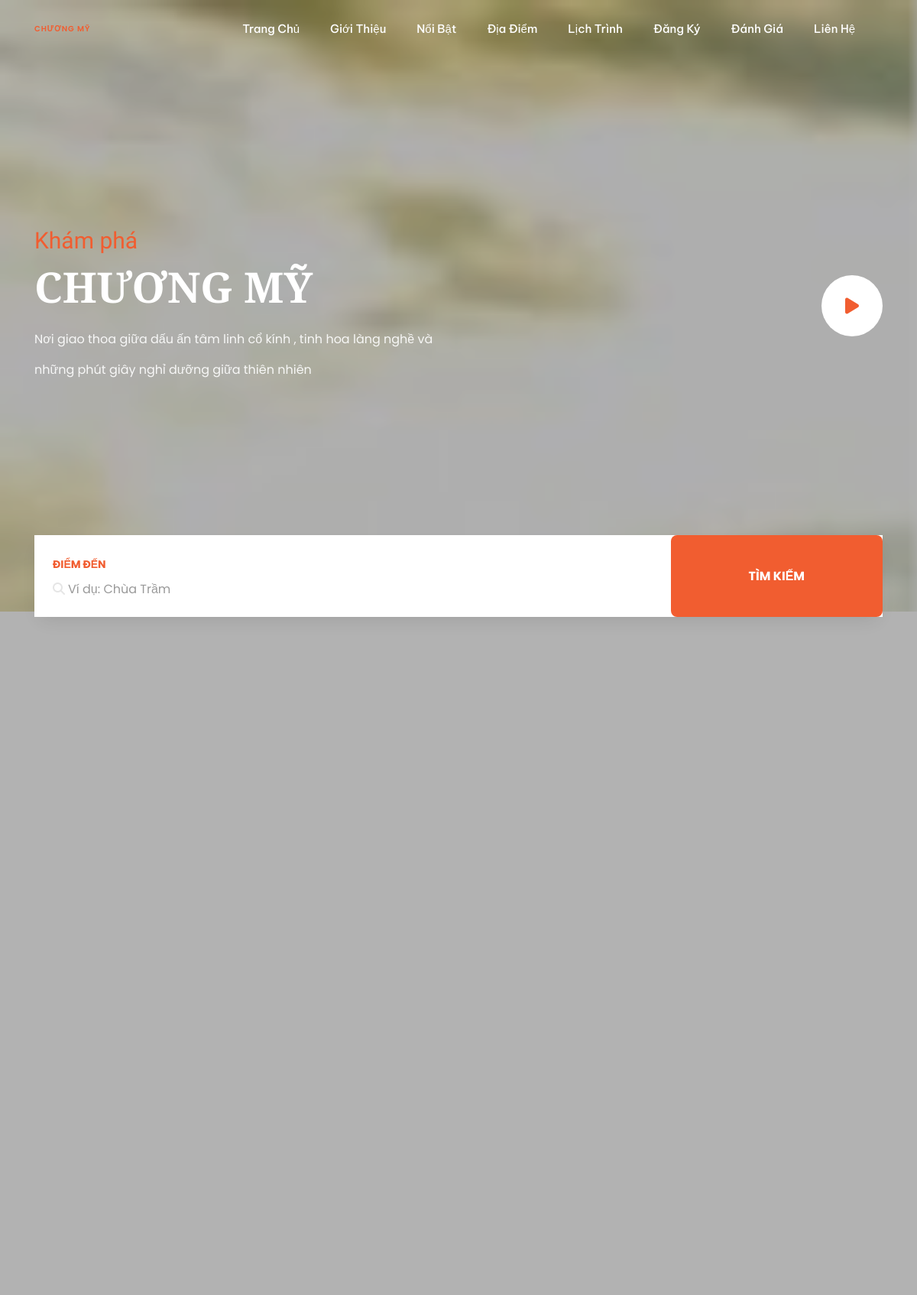
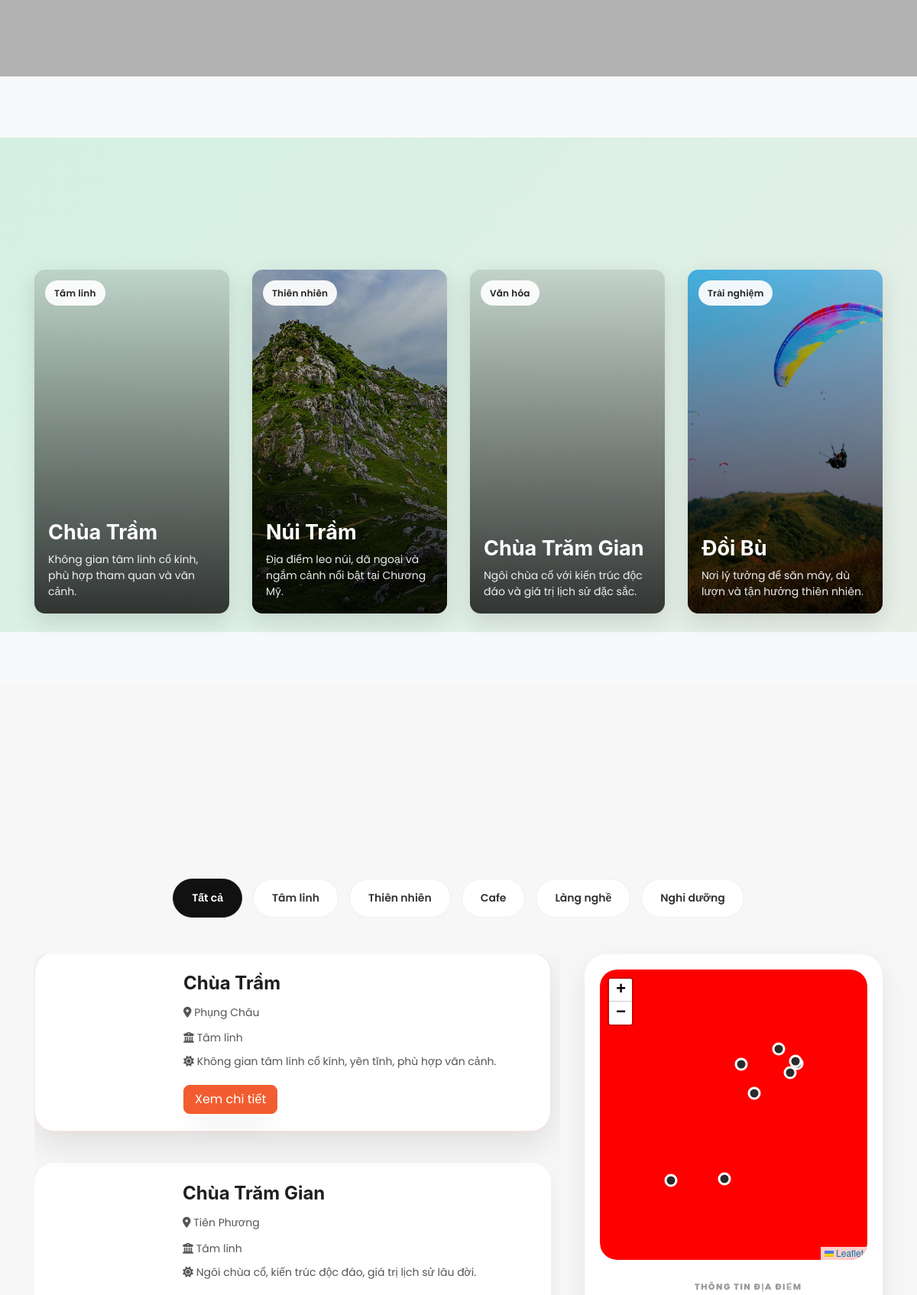
The page / (upper part) on the database its author committed (2 pictures, top to bottom).
### tables this page shows
CREATE TABLE `locations` (
  `id` int(11) NOT NULL,
  `name` varchar(255) NOT NULL,
  `slug` varchar(255) DEFAULT NULL,
  `category` varchar(100) NOT NULL,
  `location_name` varchar(255) DEFAULT NULL,
  `short_desc` text DEFAULT NULL,
  `full_desc` longtext DEFAULT NULL,
  `image` varchar(255) DEFAULT NULL,
  `image_2` varchar(255) DEFAULT NULL,
  `image_3` varchar(255) DEFAULT NULL,
  `latitude` varchar(50) DEFAULT NULL,
  `longitude` varchar(50) DEFAULT NULL,
  `is_featured` tinyint(1) DEFAULT 0,
  `is_active` tinyint(1) DEFAULT 1,
  `sort_order` int(11) DEFAULT 0,
  `created_at` timestamp NOT NULL DEFAULT current_timestamp(),
  `image_4` varchar(255) DEFAULT NULL,
  `image_5` varchar(255) DEFAULT NULL,
  `video_url` varchar(255) DEFAULT NULL,
  `opening_hours` varchar(100) DEFAULT NULL,
  `ticket_price` varchar(100) DEFAULT NULL,
  `note` text DEFAULT NULL,
  `map_top` varchar(20) DEFAULT NULL,
  `map_left` varchar(20) DEFAULT NULL,
  `detail_title` varchar(255) DEFAULT NULL,
  `visit_tips` text DEFAULT NULL,
  `video` varchar(255) DEFAULT NULL
);

### index.php (the view, shortened to what this page needs)
  <?php include 'includes/db.php'; ?>
  <!DOCTYPE html>
<html lang="en">
<head>
	<link rel="stylesheet" href="https://stackpath.bootstrapcdn.com/font-awesome/4.7.0/css/font-awesome.min.css">
	<link rel="stylesheet" href="css/animate.css">
	<link rel="stylesheet" href="css/owl.carousel.min.css">
	<link rel="stylesheet" href="css/owl.theme.default.min.css">
	<link rel="stylesheet" href="css/magnific-popup.css">
	<link rel="stylesheet" href="css/bootstrap-datepicker.css">
	<link rel="stylesheet" href="css/jquery.timepicker.css">
	<link rel="stylesheet" href="https://cdnjs.cloudflare.com/ajax/libs/font-awesome/6.5.2/css/all.min.css">
	<link rel="stylesheet" href="css/flaticon.css">
	<link rel="stylesheet" href="css/style.css">
<link rel="stylesheet" href="leaflet/leaflet.css">
</head>
<body>
<nav class="navbar navbar-expand-lg navbar-dark ftco_navbar ftco-navbar-light" id="ftco-navbar">
  <div class="container">
    <a class="navbar-brand" href="index.php">
      <span>CHƯƠNG MỸ</span>
    </a>
    <div class="collapse navbar-collapse" id="ftco-nav">
      <ul class="navbar-nav ml-auto">
        <li class="nav-item">
          <a class="nav-link" href="index.php">Trang Chủ</a>
        </li>
        <li class="nav-item">
          <a class="nav-link" href="gioithieuchuongmy.php">Giới Thiệu</a>
        </li>
        <li class="nav-item">
          <a class="nav-link" href="index.php#noibat">Nổi Bật</a>
        </li>
        <li class="nav-item">
          <a class="nav-link" href="index.php#tatcadiadiem">Địa Điểm</a>
        </li>
        <li class="nav-item">
          <a class="nav-link" href="index.php#lichtrinh">Lịch Trình</a>
        </li>
        <li class="nav-item">
          <a class="nav-link" href="index.php#booking">Đăng Ký</a>
        </li>
        <li class="nav-item">
          <a class="nav-link" href="index.php#danhgia1">Đánh Giá</a>
        </li>
        <li class="nav-item">
          <a class="nav-link" href="index.php#lienhe">Liên Hệ</a>
        </li>
      </ul>
    </div>
  </div>
</nav>
	<div class="hero-wrap js-fullheight" style="background-image: url('images/bg_5.jpg');">
		<div class="container">
			<div class="row no-gutters slider-text js-fullheight align-items-center" data-scrollax-parent="true">
				<div class="col-md-7 ftco-animate">
					<span class="subheading">Khám phá</span>
					<h1 class="mb-4"> CHƯƠNG MỸ</h1>
					<p class="caps">Nơi giao thoa giữa dấu ấn tâm linh cổ kính , tinh hoa làng nghề và </p>
					<p class="caps">những phút giây nghỉ dưỡng giữa thiên nhiên </p>
				</div>
<a href="https://www.youtube.com/watch?v=bTknKCEx_sU"
   class="icon-video popup-youtube d-flex justify-content-center align-items-center">
  <span class="fa fa-play"></span>
</a>
			</div>
		</div>
	</div>
<section class="ftco-section ftco-no-pb ftco-no-pt">
  <div class="container">
    <div class="row">
      <div class="col-md-12">
        <div class="search-wrap-1 ftco-search">
<form action="#" onsubmit="return false;" class="search-property-1">
            <div class="row no-gutters">
              <div class="col-lg-9 d-flex">
                <div class="form-group p-4 border-0 w-100">
                  <label for="destination-search">Điểm đến</label>
                  <div class="form-field">
                    <div class="icon"><span class="fa fa-search"></span></div>
                    <input type="text" id="destination-search" class="form-control" placeholder="Ví dụ: Chùa Trầm">
                  </div>
                </div>
              </div>
              <div class="col-lg-3 d-flex">
                <div class="form-group d-flex w-100 border-0">
                  <div class="form-field w-100 align-items-center d-flex">
                    <input type="submit" value="Tìm kiếm" class="align-self-stretch form-control btn btn-primary">
                  </div>
                </div>
              </div>
            </div>
          </form>
        </div>
      </div>
    </div>
  </div>
</section>
		<section class="ftco-section services-section">
			<div class="container">
				<div class="row d-flex">
					<div class="col-md-6">
						<div class="row">
						</div>
					</div>
				</div>
			</div>
		</section>
<section id="noibat" class="ftco-section ftco-select-destination featured-places-section">
<div style="background: linear-gradient(135deg, #d4f1e4, #e7efe7);">
    <div class="container">
      <div class="row justify-content-center pb-4">
      </div>
      <div class="row featured-places-row">
      <div class="col-md-6 col-lg-3 mb-4">
        <a href="chuatram.html" class="featured-place-card" style="background-image: url('images/place-1.jpg');">
          <span class="place-tag">Tâm linh</span>
          <div class="place-overlay">
            <h3>Chùa Trầm</h3>
            <p>Không gian tâm linh cổ kính, phù hợp tham quan và vãn cảnh.</p>
          </div>
        </a>
      </div>
      <div class="col-md-6 col-lg-3 mb-4">
        <a href="nuitram.html" class="featured-place-card" style="background-image: url('images/place-2.jpg');">
          <span class="place-tag">Thiên nhiên</span>
          <div class="place-overlay">
            <h3>Núi Trầm</h3>
            <p>Địa điểm leo núi, dã ngoại và ngắm cảnh nổi bật tại Chương Mỹ.</p>
          </div>
        </a>
      </div>
      <div class="col-md-6 col-lg-3 mb-4">
        <a href="chuatramgian.html" class="featured-place-card" style="background-image: url('images/place-3.jpg');">
          <span class="place-tag">Văn hóa</span>
          <div class="place-overlay">
            <h3>Chùa Trăm Gian</h3>
            <p>Ngôi chùa cổ với kiến trúc độc đáo và giá trị lịch sử đặc sắc.</p>
          </div>
        </a>
      </div>
      <div class="col-md-6 col-lg-3 mb-4">
        <a href="doibu.html" class="featured-place-card" style="background-image: url('images/place-4.jpg');">
          <span class="place-tag">Trải nghiệm</span>
          <div class="place-overlay">
            <h3>Đồi Bù</h3>
            <p>Nơi lý tưởng để săn mây, dù lượn và tận hưởng thiên nhiên.</p>
          </div>
        </a>
      </div>
    </div>
  </div>
</section>
 <section id="tatcadiadiem" class="ftco-section side-map-section">
  <div class="container">
    <div class="row justify-content-center pb-4">
    </div>
    <div class="place-filters text-center mb-5">
      <button class="filter-btn active" data-filter="all">Tất cả</button>
      <button class="filter-btn" data-filter="tam-linh">Tâm linh</button>
      <button class="filter-btn" data-filter="thien-nhien">Thiên nhiên</button>
      <button class="filter-btn" data-filter="cafe">Cafe</button>
      <button class="filter-btn" data-filter="lang-nghe">Làng nghề</button>
      <button class="filter-btn" data-filter="nghi-duong">Nghỉ dưỡng</button>
    </div>
    <div class="side-map-layout">
      <div class="place-list-column">
        <?php
        $sql = "SELECT * FROM locations
                WHERE is_active = 1
                ORDER BY sort_order ASC, id ASC";
        $result = mysqli_query($conn, $sql);
        while($row = mysqli_fetch_assoc($result)) {
        ?>
       <div class="side-place-card"
     data-id="<?php echo $row['id']; ?>"
     data-category="<?php echo htmlspecialchars($row['category']); ?>"
     data-title="<?php echo htmlspecialchars($row['name']); ?>"
     data-desc="<?php echo htmlspecialchars($row['short_desc']); ?>"
     data-image="uploads/locations/<?php echo htmlspecialchars($row['image']); ?>"
     data-link="detail.php?id=<?php echo $row['id']; ?>"
     data-lat="<?php echo htmlspecialchars($row['latitude']); ?>"
     data-lng="<?php echo htmlspecialchars($row['longitude']); ?>">
          <div class="side-place-thumb"
               style="background-image: url('uploads/locations/<?php echo htmlspecialchars($row['image']); ?>');">
          </div>
          <div class="side-place-content">
<h4 class="vn-title">
  <?php echo htmlspecialchars($row['name'], ENT_QUOTES, 'UTF-8'); ?>
</h4>
            <p class="location">
              <span class="fa-solid fa-location-dot"></span>
              <?php echo htmlspecialchars($row['location_name']); ?>
            </p>
            <ul>
<li>
  <?php
    if ($row['category'] == 'tam-linh') {
      echo '<span class="fa fa-university"></span> Tâm linh';
    } elseif ($row['category'] == 'thien-nhien') {
      echo '<span class="fa fa-tree"></span> Thiên nhiên';
    } elseif ($row['category'] == 'cafe') {
      echo '<span class="fa fa-coffee"></span> Cafe';
    } elseif ($row['category'] == 'lang-nghe') {
      echo '<span class="fa fa-cogs"></span> Làng nghề';
    } elseif ($row['category'] == 'nghi-duong') {
      echo '<span class="fa fa-home"></span> Nghỉ dưỡng';
    } else {
      echo '<span class="fa fa-map-marker"></span> Khác';
    }
  ?>
</li>
              <li>
<span class="fa fa-sun-o"></span>
                <?php echo htmlspecialchars($row['short_desc']); ?>
              </li>
            </ul>
            <a href="detail.php?id=<?php echo $row['id']; ?>" class="btn btn-primary mt-2">
              Xem chi tiết
            </a>
          </div>
        </div>
        <?php } ?>
      </div>
      <div class="map-sticky-column">
        <div class="sticky-map-card">
<div class="sticky-map-box">
  <div id="chuongMyMap" style="width:100%; height:380px; min-height:380px; background:red; border-radius:22px; overflow:hidden;"></div>
</div>
<div class="sticky-map-info">
  <div class="sticky-map-info-content">
    <span class="sticky-map-info-label">THÔNG TIN ĐỊA ĐIỂM</span>
  </div>
</div>
        </div>
      </div>
    </div>
  </div>
</section>
		</body>
		</html>

### rows shown on the page
locations: name "Chùa Trầm", location_name "Phụng Châu", category "tam-linh" (drawn), short_desc "Không gian tâm linh cổ kính, yên tĩnh, phù hợp vãn cảnh."
locations: name "Chùa Trăm Gian", location_name "Tiên Phương", category "tam-linh" (drawn), short_desc "Ngôi chùa cổ, kiến trúc độc đáo, giá trị lịch sử lâu đời."
